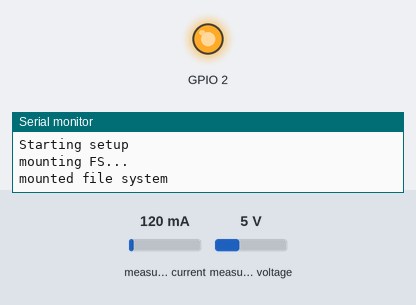
Bench run of a sketch on a simulated ESP8266 (NodeMCU). Parts: output pins drawn as LEDs (lit = HIGH, except the on-board LED, lit = LOW), the last lines printed to the serial monitor. The test bench sets the inputs (shaded band); at power-on: measured current 120 mA, measured voltage 5 V. WiFi joins after 1.5 s; servers stay silent unless stated; uploads are accepted with an empty reply; storage starts empty.

Above: at 1.3 s.
At 6.6 s:
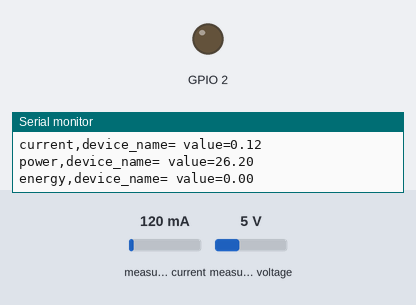
Timing chart, 0 to 8.1 s (numbered marks = the images above):
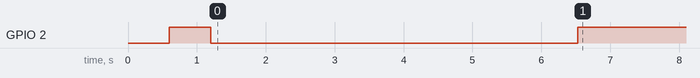

The sketch:

esp8266pzem.ino
```cpp
// VERSION 2 with WiFIManager integration for device_name
#include <FS.h>                   //this needs to be first, or it all crashes and burns...

#include <ESP8266WiFi.h>          // ESP8266 Core WiFi Library (you most likely already have this in your sketch)
#include <Ticker.h>               // for LED status

#include <DNSServer.h>            // Local DNS Server used for redirecting all requests to the configuration portal
#include <ESP8266WebServer.h>     // Local WebServer used to serve the configuration portal
#include <WiFiManager.h>          // https://github.com/tzapu/WiFiManager WiFi Configuration Magic

#include <ArduinoJson.h>          //https://github.com/bblanchon/ArduinoJson

#include <ESP8266HTTPClient.h>
#include <SoftwareSerial.h>
#include <PZEM004T.h>             // https://github.com/olehs/PZEM004T Power Meter


// select which pin will trigger the configuration portal when set to LOW
#define TRIGGER_PIN 0
#define MAX_ATTEMPTS 10

PZEM004T pzem(4,5);  // RX,TX (D2, D1) on NodeMCU
IPAddress ip(192,168,1,1); // required by pzem but not used

HTTPClient http;
Ticker ticker;
boolean led = false;
char device_name[40];
WiFiManagerParameter custom_device_name("name", "device name", device_name, 40, " required");

void tick() {
  //toggle state
  led = !led;
  pinMode(BUILTIN_LED, OUTPUT);
  digitalWrite(BUILTIN_LED, led);     // set pin to the opposite state
}

//gets called when WiFiManager enters configuration mode
void configModeCallback (WiFiManager *myWiFiManager) {
  //entered config mode, make led toggle faster
  ticker.attach(0.2, tick);
}

//callback notifying us of the need to save config
void saveConfigCallback () {
  Serial.println("saving config");
  strcpy(device_name, custom_device_name.getValue());
  DynamicJsonBuffer jsonBuffer;
  JsonObject& json = jsonBuffer.createObject();
  json["device_name"] = device_name;
  File configFile = SPIFFS.open("/config.json", "w");
  if (!configFile) {
     Serial.println("failed to open config file for writing");
  }
  json.printTo(Serial);
  json.printTo(configFile);
  configFile.close();
}

boolean readConfig() {
  // clean FS, for testing
  // SPIFFS.format();

  //read configuration from FS json
  Serial.println("mounting FS...");
  if (SPIFFS.begin()) {
    Serial.println("mounted file system");
    if (SPIFFS.exists("/config.json")) {
      //file exists, reading and loading
      Serial.println("reading config file");
      File configFile = SPIFFS.open("/config.json", "r");
      if (configFile) {
        Serial.println("opened config file");
        size_t size = configFile.size();
        // Allocate a buffer to store contents of the file.
        std::unique_ptr<char[]> buf(new char[size]);

        configFile.readBytes(buf.get(), size);
        DynamicJsonBuffer jsonBuffer;
        JsonObject& json = jsonBuffer.parseObject(buf.get());
        json.printTo(Serial);
        if (json.success()) {
          Serial.println("\nparsed json");
          strcpy(device_name, json["device_name"]);
          return true;
        } else {
          Serial.println("failed to load json config");
          return false;
        }
      }
    }
  } else {
    Serial.println("failed to mount FS");
    return false;
  }
  //end read
}

void setup() {
  // put your setup code here, to run once:
  Serial.begin(115200);
  Serial.println("Starting setup");
  // set led pin as output
  pinMode(BUILTIN_LED, OUTPUT);

  // start ticker with 0.6 because we start in AP mode and try to connect
  ticker.attach(0.6, tick);

  // WiFiManager
  // Local intialization. Once its business is done, there is no need to keep it around
  WiFiManager wifiManager;
  // wifiManager.setDebugOutput(false);

  // reset settings - for testing
  // wifiManager.resetSettings();

  // sets timeout until configuration portal gets turned off
  // useful to make it all retry or go to sleep in seconds
  wifiManager.setTimeout(180);

  //set config save notify callback
  wifiManager.setSaveConfigCallback(saveConfigCallback);

  // set callback that gets called when connecting to previous WiFi fails, and enters Access Point mode
  wifiManager.setAPCallback(configModeCallback);

  //add all your parameters here
  wifiManager.addParameter(&custom_device_name);

  // wifiManager.setCustomHeadElement("<style>html{filter: invert(100%); -webkit-filter: invert(100%);}</style>");

  if(!readConfig()) {
    wifiManager.resetSettings();
  }

  // fetches ssid and pass and tries to connect
  // if it does not connect it starts an access point with auto generated name from 'ESP' and the esp's Chip ID use
  // and goes into a blocking loop awaiting configuration
  String ssid = "POWER_MONITOR_" + String(ESP.getChipId());
  if(!wifiManager.autoConnect(ssid.c_str(), NULL)) {
    Serial.println("failed to connect and hit timeout");
    //reset and try again, or maybe put it to deep sleep
    ESP.reset();
    delay(5000);
  }

  // if you get here you have connected to the WiFi
  ticker.detach();
  // keep LED on
  digitalWrite(BUILTIN_LED, LOW);

  pzem.setAddress(ip);
  delay(5000);
  // keep LED off
  digitalWrite(BUILTIN_LED, HIGH);
}

// could make generic and pass a pointer to the right function...
float getVoltage() {
  int i = 0;
  float r = -1.0;
  do {
    r = pzem.voltage(ip);
    wdt_reset();
    i++;
  } while ( i < MAX_ATTEMPTS && r < 0.0);
  return r;
}

float getCurrent() {
  int i = 0;
  float r = -1.0;
  do {
    r = pzem.current(ip);
    wdt_reset();
    i++;
  } while ( i < MAX_ATTEMPTS && r < 0.0);
  return r;
}

float getPower() {
  int i = 0;
  float r = -1.0;
  do {
    r = pzem.power(ip);
    wdt_reset();
    i++;
  } while ( i < MAX_ATTEMPTS && r < 0.0);
  return r;
}

float getEnergy() {
  int i = 0;
  float r = -1.0;
  do {
    r = pzem.energy(ip);
    wdt_reset();
    i++;
  } while ( i < MAX_ATTEMPTS && r < 0.0);
  return r;
}

void sendMeasures() {
  float v = getVoltage();
  Serial.print(v);Serial.print("V; ");

  float i = getCurrent();
  Serial.print(i);Serial.print("A; ");

  float p = getPower();
  Serial.print(p);Serial.print("W; ");

  float e = getEnergy();
  Serial.print(e);Serial.print("Wh; ");

  String payload = "";
  if(v >= 0.0) payload += "voltage,device_name=" + String(device_name) + " value=" + String(v, 2) + "\n";
  if(i >= 0.0) payload += "current,device_name=" + String(device_name) + " value=" + String(i, 2) + "\n";
  if(p >= 0.0) payload += "power,device_name=" + String(device_name) + " value=" + String(p, 2) + "\n";
  if(e >= 0.0) payload += "energy,device_name=" + String(device_name) + " value=" + String(e, 2) + "\n";
  Serial.print(payload);
  if (payload=="") {
    Serial.println();
    return;
  }
  http.begin("[HOST]/influxdb/write?db=power");
  http.addHeader("cache-control", "no-cache");
  http.setAuthorization("[HASH]");

  int httpCode  = http.POST(payload);
  Serial.print(httpCode);
  if (httpCode < 0) {
    Serial.println();
    Serial.printf("[HTTP]... failed, error: %s\n", http.errorToString(httpCode).c_str());
    Serial.println();
    Serial.print(payload);
  }
  http.end();

  Serial.println();
}

void loop() {
  // put your main code here, to run repeatedly:
  sendMeasures();
  delay(5000);

  // is configuration portal requested?
  if ( digitalRead(TRIGGER_PIN) == LOW ) {
    digitalWrite(BUILTIN_LED, LOW);
    WiFiManager wifiManager;
    wifiManager.resetSettings();
    SPIFFS.format();
    ESP.reset();
    delay(5000);
  }
}
```
